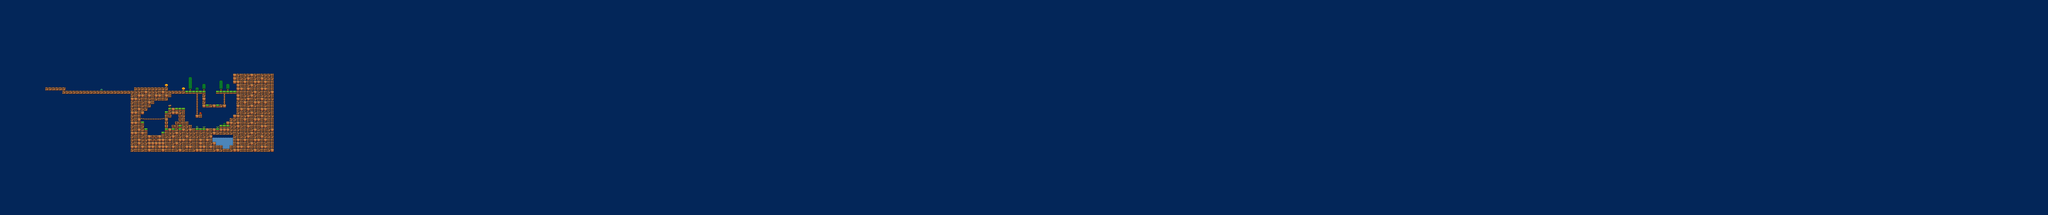

This is a level from a 2D game, rendered from its Tiled map with the project's own tilesets. A one-line summary and the map file follow, with tile-layer data summarised:
An orthogonal 600x63 tile map with 16x16 px tiles, 2 tile layers (Background, Terrain), 3 tilesets and 78 objects.

<map version="1.10" tiledversion="1.11.2" orientation="orthogonal" renderorder="right-down" width="600" height="63" tilewidth="16" tileheight="16" infinite="0" nextlayerid="7" nextobjectid="151">
 <editorsettings>
  <export target="level1-1.lua" format="lua" />
 </editorsettings>
 <tileset firstgid="1" name="environment" tilewidth="16" tileheight="16" tilecount="256" columns="16">
  <image source="world_tileset.png" width="256" height="256" />
  <tile id="88">
   <animation>
    <frame tileid="88" duration="500" />
    <frame tileid="104" duration="500" />
    <frame tileid="120" duration="500" />
    <frame tileid="136" duration="500" />
   </animation>
  </tile>
 </tileset>
 <tileset firstgid="257" name="half-tiles" tilewidth="8" tileheight="16" tilecount="512" columns="32">
  <tileoffset x="8" y="0" />
  <image source="world_tileset.png" width="256" height="256" />
 </tileset>
 <tileset firstgid="769" name="world_tileset" tilewidth="16" tileheight="16" tilecount="256" columns="16">
  <image source="world_tileset.png" width="256" height="256" />
 </tileset>
 <layer id="1" name="Background" width="600" height="63" locked="1">
  <data>[37800 cells, 37800 non-empty, 1 distinct tile ids]</data>
 </layer>
 <layer id="2" name="Terrain" width="600" height="63" locked="1" offsetx="148.833" offsety="345.5">
  <data>[37800 cells, 677 non-empty, 24 distinct tile ids]</data>
 </layer>
 <objectgroup id="4" name="Platform-Colliders">
  <object id="1" x="214.083" y="409.833" width="94.75" height="15.25" />
  <object id="2" x="293.333" y="425.583" width="351.5" height="15.5" />
  <object id="3" x="629.583" y="409.083" width="159.25" height="16" />
  <object id="4" x="773.583" y="425.333" width="95.75" height="15.5" />
  <object id="7" x="869.583" y="425.583" width="94.7717" height="15" />
  <object id="8" x="1014.53" y="425.377" width="95.5" height="16" />
  <object id="9" x="950.409" y="441.17" width="14.2283" height="65" />
  <object id="10" x="965.583" y="489.333" width="95" height="16.5" />
  <object id="11" x="1094.25" y="537.761" width="15.25" height="15.75" />
  <object id="12" x="1078.58" y="554.083" width="14" height="14.25" />
  <object id="13" x="1062.58" y="569.333" width="14" height="15" />
  <object id="14" x="1030.61" y="585.833" width="30.5" height="15.75" />
  <object id="16" x="1110.25" y="392.989" width="15" height="143.25" />
  <object id="17" x="1094.08" y="392.583" width="15.25" height="1">
   <properties>
    <property name="isWall" value="" />
   </properties>
  </object>
  <object id="18" x="901.583" y="601.083" width="127" height="16.25" />
  <object id="19" x="836.271" y="585.333" width="64" height="16.25" />
  <object id="20" x="867.489" y="569.489" width="17.125" height="15.5" />
  <object id="21" x="838.458" y="505.083" width="29.8977" height="80.875" />
  <object id="22" x="918.175" y="537.364" width="30.2203" height="16.0109" />
  <object id="23" x="774.29" y="601.333" width="62.0435" height="16.75" />
  <object id="24" x="757.833" y="617.719" width="14.75" height="15.1136" />
  <object id="25" x="693.583" y="632.333" width="62.75" height="17.25" />
  <object id="26" x="677.333" y="600.833" width="15.25" height="30.75">
   <properties>
    <property name="isWall" value="" />
   </properties>
  </object>
  <object id="27" x="660.521" y="569.864" width="15.8409" height="31.5" />
  <object id="28" x="643.583" y="536.083" width="16.75" height="33.5">
   <properties>
    <property name="isWall" value="true" />
   </properties>
  </object>
  <object id="29" x="659.052" y="521.989" width="17.5" height="15.25">
   <properties>
    <property name="isWall" value="" />
   </properties>
  </object>
  <object id="30" x="677.364" y="504.239" width="15" height="17.25">
   <properties>
    <property name="isWall" value="" />
   </properties>
  </object>
  <object id="31" x="691.927" y="489.958" width="16.5" height="15.25">
   <properties>
    <property name="isWall" value="" />
   </properties>
  </object>
  <object id="32" x="707.864" y="473.864" width="16.5" height="15.5">
   <properties>
    <property name="isWall" value="" />
   </properties>
  </object>
  <object id="33" x="790.083" y="440.083" width="15.25" height="17.5">
   <properties>
    <property name="isWall" value="" />
   </properties>
  </object>
  <object id="34" x="725.677" y="472.364" width="63.25" height="1">
   <properties>
    <property name="isWall" value="" />
   </properties>
  </object>
  <object id="35" x="676.518" y="569.827" width="0.727273" height="31.0909">
   <properties>
    <property name="isWall" value="isWall" />
   </properties>
  </object>
  <object id="36" x="692.554" y="601.725" width="0.727273" height="31.0909">
   <properties>
    <property name="isWall" value="isWall" />
   </properties>
  </object>
  <object id="37" x="757.182" y="617.962" width="0.727273" height="14.7273">
   <properties>
    <property name="isWall" value="isWall" />
   </properties>
  </object>
  <object id="39" x="836.606" y="585.697" width="0.727273" height="16">
   <properties>
    <property name="isWall" value="isWall" />
   </properties>
  </object>
  <object id="40" x="773.344" y="521.958" width="0.727273" height="95.6196">
   <properties>
    <property name="isWall" value="isWall" />
    <property name="portal-entry" value="false" />
   </properties>
  </object>
  <object id="41" x="868.447" y="505.11" width="0.770751" height="64.3478">
   <properties>
    <property name="isWall" value="isWall" />
   </properties>
  </object>
  <object id="42" x="900.313" y="586.552" width="0.727273" height="15">
   <properties>
    <property name="isWall" value="isWall" />
   </properties>
  </object>
  <object id="43" x="1029.53" y="586.614" width="0.727273" height="15">
   <properties>
    <property name="isWall" value="isWall" />
   </properties>
  </object>
  <object id="44" x="1061.38" y="569.927" width="0.727273" height="15">
   <properties>
    <property name="isWall" value="isWall" />
   </properties>
  </object>
  <object id="45" x="1077.53" y="554.364" width="0.727273" height="15">
   <properties>
    <property name="isWall" value="isWall" />
   </properties>
  </object>
  <object id="46" x="1109.48" y="443.017" width="0.727273" height="94">
   <properties>
    <property name="isWall" value="isWall" />
   </properties>
  </object>
  <object id="47" x="1093.35" y="538.311" width="0.727273" height="15">
   <properties>
    <property name="isWall" value="isWall" />
   </properties>
  </object>
  <object id="48" x="1109.22" y="394.083" width="0.727273" height="30.5">
   <properties>
    <property name="isWall" value="isWall" />
   </properties>
  </object>
  <object id="49" x="1093.72" y="346.083" width="0.727273" height="45.5">
   <properties>
    <property name="isWall" value="isWall" />
   </properties>
  </object>
  <object id="50" x="1013.53" y="425.464" width="0.727273" height="15.6304">
   <properties>
    <property name="isWall" value="isWall" />
   </properties>
  </object>
  <object id="51" x="964.665" y="425.757" width="0.727273" height="63">
   <properties>
    <property name="isWall" value="isWall" />
   </properties>
  </object>
  <object id="52" x="949.545" y="441.377" width="0.727273" height="64">
   <properties>
    <property name="isWall" value="isWall" />
   </properties>
  </object>
  <object id="53" x="948.563" y="537.396" width="0.727273" height="15.75">
   <properties>
    <property name="isWall" value="isWall" />
   </properties>
  </object>
  <object id="54" x="917.316" y="537.422" width="0.727273" height="15.75">
   <properties>
    <property name="isWall" value="isWall" />
   </properties>
  </object>
  </objectgroup>
 <objectgroup id="5" name="Coins">
  <!-- 9 objects omitted --></objectgroup>
 <objectgroup id="6" name="Portal">
  <!-- 1 objects omitted --></objectgroup>
</map>
<!-- 28 of 78 objects omitted -->
